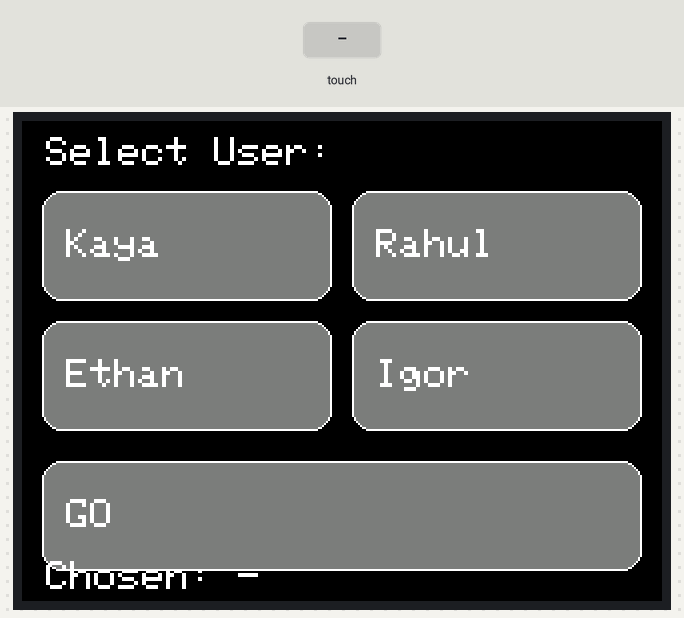
Recording of a sketch running on a simulated Arduino Uno, built with avr-gcc and run on an emulated ATmega328P. Parts: 320×240 colour display. Inputs (shaded band) come from the test bench. What the sketch prints to the serial monitor is not drawn.

Above: at 1.5 s.
1.6 s: touch panel pressed at 38 % / 10 % of its raw x / y range
At 2.7 s:
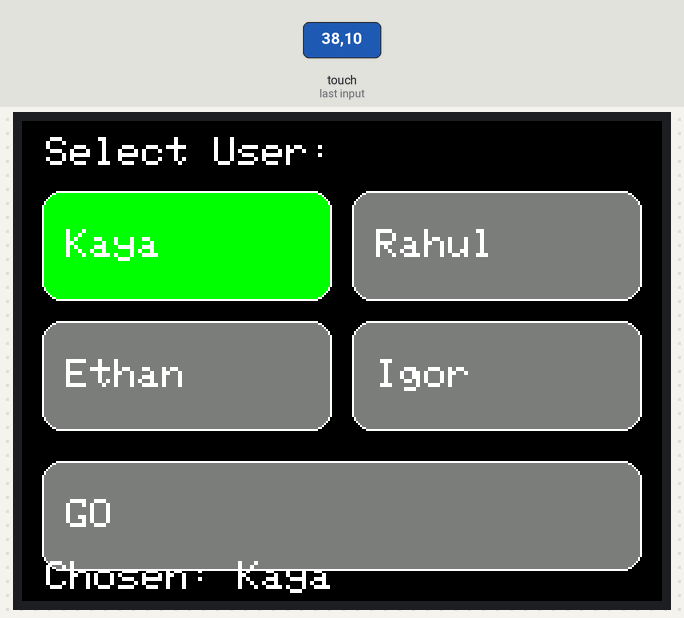
3.4 s: touch panel pressed at 62 % / 10 % of its raw x / y range
At 4.1 s:
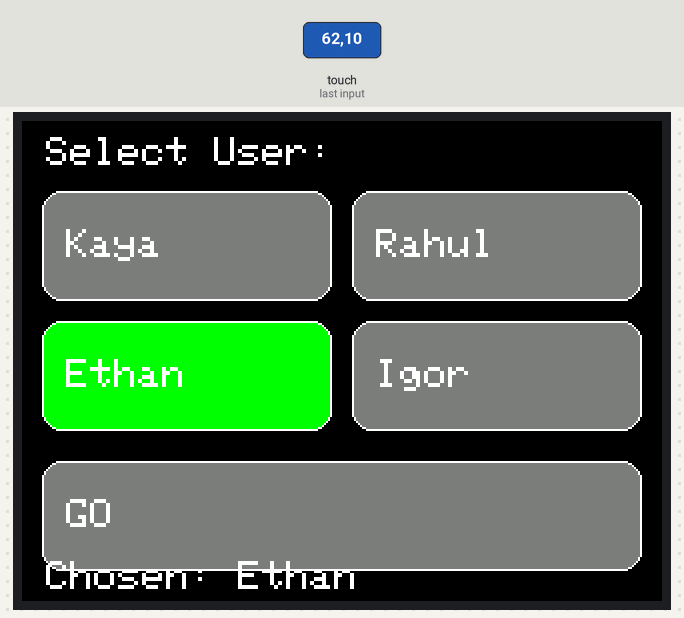
5.2 s: touch panel pressed at 38 % / 70 % of its raw x / y range
At 6.6 s:
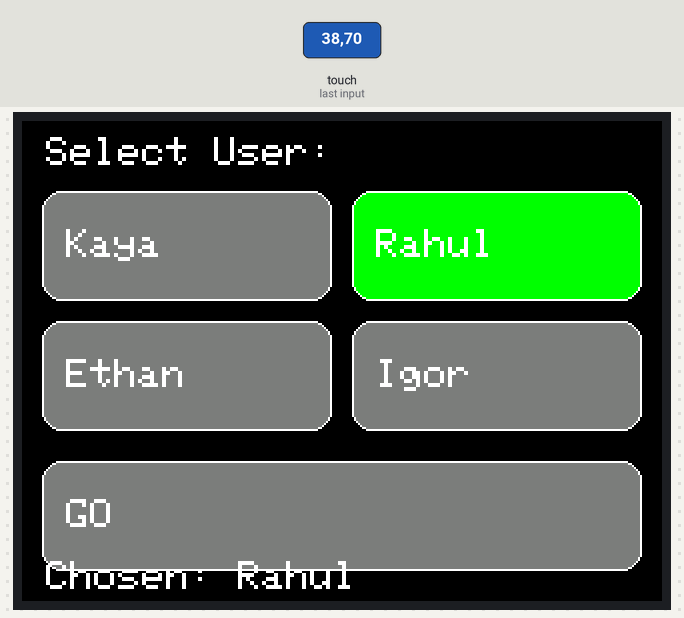
7.0 s: touch panel pressed at 62 % / 70 % of its raw x / y range
At 8.0 s:
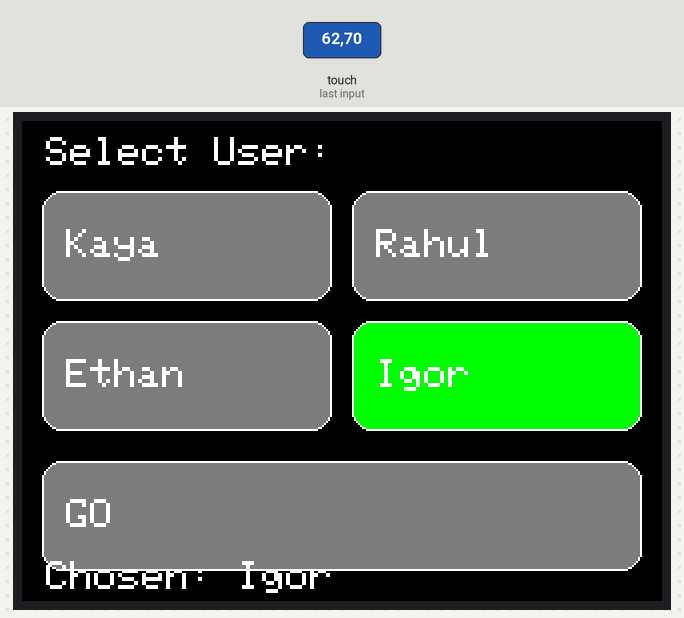
8.8 s: touch panel pressed at 38 % / 30 % of its raw x / y range
At 10.3 s:
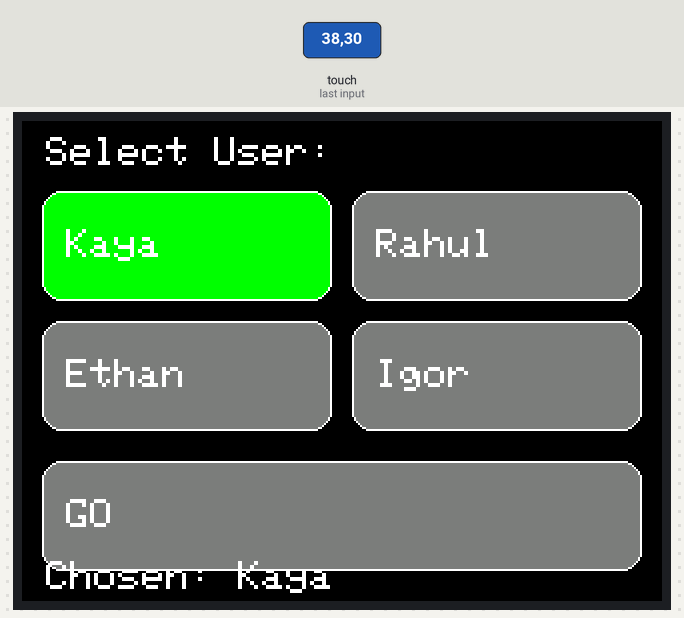
10.6 s: touch panel pressed at 38 % / 90 % of its raw x / y range
At 11.9 s:
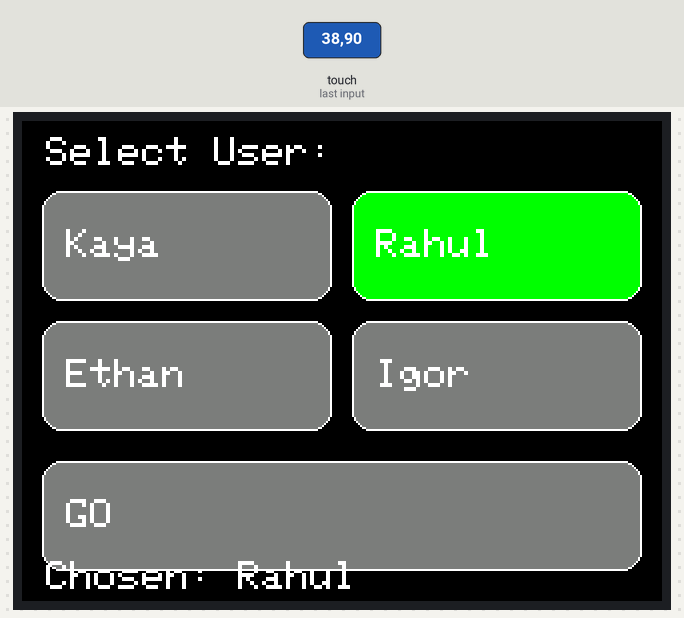
Timing chart, 0 to 13.4 s (numbered marks = the images above; inputs shaded):
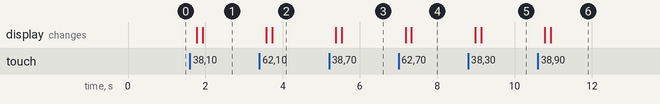

Measured:
- after the input at 1.6 s, the display: first changes after 0.18 s (image 1 shows a later state)
- after the input at 3.4 s, the display: first changes after 0.18 s (image 2 shows a later state)
- after the input at 5.2 s, the display: first changes after 0.18 s (image 3 shows a later state)
- after the input at 7.0 s, the display: first changes after 0.18 s (image 4 shows a later state)
- after the input at 8.8 s, the display: first changes after 0.18 s (image 5 shows a later state)
- after the input at 10.6 s, the display: first changes after 0.18 s (image 6 shows a later state)

The sketch:

TFT_code.ino
```cpp
#include <SPI.h>
#include <Adafruit_GFX.h>
#include <Adafruit_ILI9341.h>
#include <TouchScreen.h>

// =====================
// TFT (ILI9341) SPI pins
// =====================
#define TFT_CS   10
#define TFT_DC    9
#define TFT_RST   8
Adafruit_ILI9341 tft(TFT_CS, TFT_DC, TFT_RST);

// =====================
// Touch pins (MUST match your wiring)
// X+, X-, Y+, Y- on the TFT must go to these Arduino pins
// =====================
#define YP A2
#define XM A3
#define YM 5
#define XP 4

TouchScreen ts = TouchScreen(XP, YP, XM, YM, 300);

// =====================
// Touch calibration (you will likely need to tune these)
// =====================
#define TS_MINX 150
#define TS_MAXX 920
#define TS_MINY 120
#define TS_MAXY 900

// Pressure thresholds
#define MINPRESSURE 1
#define MAXPRESSURE 1000

// =====================
// UI model
// =====================
const char* names[4] = {"Kaya", "Rahul", "Ethan", "Igor"};
int selected = -1;

struct Btn { int16_t x, y, w, h; };
Btn nameBtns[4];
Btn goBtn;

bool hit(const Btn& b, int16_t px, int16_t py) {
  return (px >= b.x && px < b.x + b.w && py >= b.y && py < b.y + b.h);
}

void drawButton(const Btn& b, const char* label, bool isSelected) {
  uint16_t fill   = isSelected ? ILI9341_GREEN : ILI9341_DARKGREY;
  uint16_t border = ILI9341_WHITE;
  uint16_t text   = ILI9341_WHITE;

  tft.fillRoundRect(b.x, b.y, b.w, b.h, 10, fill);
  tft.drawRoundRect(b.x, b.y, b.w, b.h, 10, border);

  tft.setTextSize(2);
  tft.setTextColor(text);

  // Basic centering-ish (good enough for these names)
  int16_t tx = b.x + 12;
  int16_t ty = b.y + (b.h / 2) - 8;
  tft.setCursor(tx, ty);
  tft.print(label);
}

void redrawUI() {
  tft.fillScreen(ILI9341_BLACK);

  tft.setTextSize(2);
  tft.setTextColor(ILI9341_WHITE);
  tft.setCursor(12, 8);
  tft.print("Select User:");

  // Screen is 320x240 in rotation(1)
  // Layout: 2 columns x 2 rows for names, GO at bottom.
  int16_t margin = 10;
  int16_t top = 35;
  int16_t gap = 10;

  int16_t bw = (tft.width() - (2 * margin) - gap) / 2;  // two columns
  int16_t bh = 55;                                      // button height

  // Row 0
  nameBtns[0] = {margin,                 top, bw, bh};
  nameBtns[1] = {(int16_t)(margin+bw+gap), top, bw, bh};
  // Row 1
  nameBtns[2] = {margin,                 (int16_t)(top+bh+gap), bw, bh};
  nameBtns[3] = {(int16_t)(margin+bw+gap), (int16_t)(top+bh+gap), bw, bh};

  for (int i = 0; i < 4; i++) {
    drawButton(nameBtns[i], names[i], selected == i);
  }

  // GO button at bottom
  int16_t goY = top + (2 * bh) + (2 * gap) + 5;
  goBtn = {margin, goY, (int16_t)(tft.width() - 2 * margin), 55};
  drawButton(goBtn, "GO", false);

  // Optional: show currently selected at the bottom
  tft.setTextSize(2);
  tft.setTextColor(ILI9341_WHITE);
  tft.setCursor(12, 220);
  tft.print("Chosen: ");
  if (selected >= 0) tft.print(names[selected]);
  else tft.print("-");
}

void setup() {
  Serial.begin(9600);

  tft.begin();
  tft.setRotation(1);
  redrawUI();

  Serial.println("Touch UI ready.");
}

void loop() {
  TSPoint p = ts.getPoint();

  // IMPORTANT: restore ALL touch pins after reading
  pinMode(XP, OUTPUT);
  pinMode(XM, OUTPUT);
  pinMode(YP, OUTPUT);
  pinMode(YM, OUTPUT);

  if (p.z < MINPRESSURE || p.z > MAXPRESSURE) return;

  // ---- Debug (uncomment to see raw values) ----
  // Serial.print("RAW x="); Serial.print(p.x);
  // Serial.print(" y="); Serial.print(p.y);
  // Serial.print(" z="); Serial.println(p.z);

  // Convert raw touch -> screen coords.
  // For rotation(1), these are *often* correct, but may need swapping/inverting.
  int16_t screenX = map(p.y, TS_MINY, TS_MAXY, 0, tft.width());
  int16_t screenY = map(p.x, TS_MINX, TS_MAXX, 0, tft.height());

  // ---- Debug mapped coords ----
  // Serial.print("MAP X="); Serial.print(screenX);
  // Serial.print(" Y="); Serial.println(screenY);

  delay(180); // debounce

  for (int i = 0; i < 4; i++) {
    if (hit(nameBtns[i], screenX, screenY)) {
      selected = i;
      redrawUI();
      Serial.print("Selected: ");
      Serial.println(names[i]);
      return;
    }
  }

  if (hit(goBtn, screenX, screenY)) {
    Serial.println("GO pressed (no action yet).");
    // Later: use 'selected' to choose a node/robot behavior
    return;
  }
}
```
